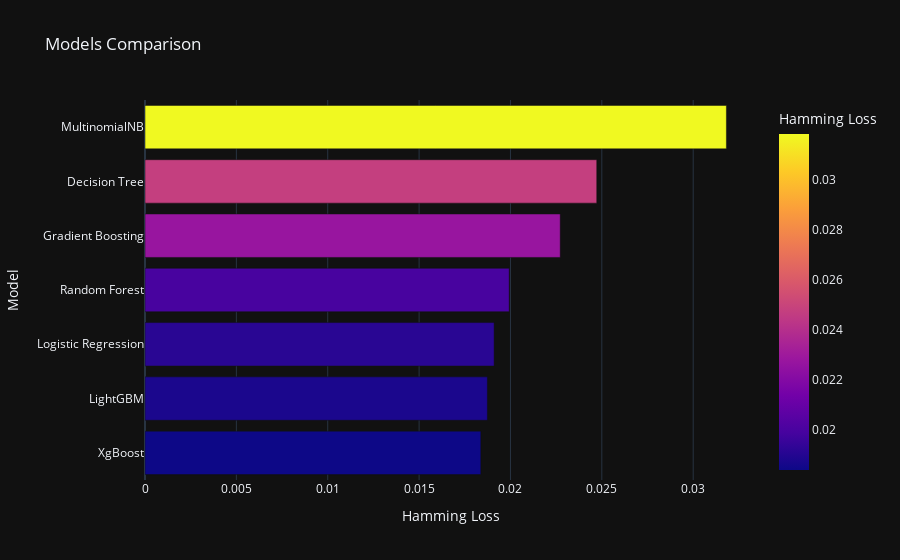

Write notebook code for a chart like this one.
### Code cell
px.bar(data_frame = losses, x = 'Hamming Loss', y = 'Model', color = 'Hamming Loss', template = 'plotly_dark', title = 'Models Comparison')

### Figure 1 — Plotly figure (JSON) as saved in the notebook; plotly's stock layout.template omitted (floating-point values rounded to 4 significant figures)
{"data": [{"alignmentgroup": "True", "hovertemplate": "Hamming Loss=%{marker.color}<br>Model=%{y}<extra></extra>", "legendgroup": "", "marker": {"color": [0.01838, 0.01874, 0.01911, 0.01993, 0.02272, 0.02472, 0.03182], "coloraxis": "coloraxis", "pattern": {"shape": ""}}, "name": "", "offsetgroup": "", "orientation": "h", "showlegend": false, "textposition": "auto", "type": "bar", "x": [0.01838, 0.01874, 0.01911, 0.01993, 0.02272, 0.02472, 0.03182], "xaxis": "x", "y": ["XgBoost", "LightGBM", "Logistic Regression", "Random Forest", "Gradient Boosting", "Decision Tree", "MultinomialNB"], "yaxis": "y"}], "layout": {"barmode": "relative", "coloraxis": {"colorbar": {"title": {"text": "Hamming Loss"}}, "colorscale": [[0, "#0d0887"], [0.1111, "#46039f"], [0.2222, "#7201a8"], [0.3333, "#9c179e"], [0.4444, "#bd3786"], [0.5556, "#d8576b"], [0.6667, "#ed7953"], [0.7778, "#fb9f3a"], [0.8889, "#fdca26"], [1, "#f0f921"]]}, "legend": {"tracegroupgap": 0}, "title": {"text": "Models Comparison"}, "xaxis": {"anchor": "y", "domain": [0, 1], "title": {"text": "Hamming Loss"}}, "yaxis": {"anchor": "x", "domain": [0, 1], "title": {"text": "Model"}}}}
